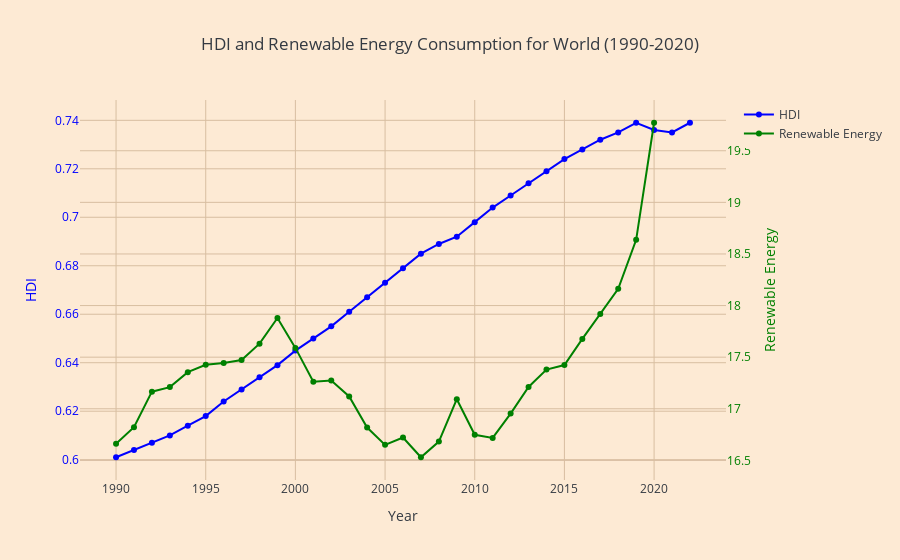

Notebook code for this chart:
### Code cell
%run hdi_renewables.ipynb

### Figure 1 — Plotly figure (JSON) as saved in the notebook; plotly's stock layout.template omitted (floating-point values rounded to 4 significant figures)
{"data": [{"line": {"color": "blue"}, "mode": "markers+lines", "name": "HDI", "type": "scatter", "x": [1990, 1991, 1992, 1993, 1994, 1995, 1996, 1997, 1998, 1999, 2000, 2001, 2002, 2003, 2004, 2005, 2006, 2007, 2008, 2009, 2010, 2011, 2012, 2013, 2014, 2015, 2016, 2017, 2018, 2019, 2020, 2021, 2022], "y": [0.601, 0.604, 0.607, 0.61, 0.614, 0.618, 0.624, 0.629, 0.634, 0.639, 0.645, 0.65, 0.655, 0.661, 0.667, 0.673, 0.679, 0.685, 0.689, 0.692, 0.698, 0.704, 0.709, 0.714, 0.719, 0.724, 0.728, 0.732, 0.735, 0.739, 0.736, 0.735, 0.739]}, {"line": {"color": "green"}, "mode": "markers+lines", "name": "Renewable Energy", "type": "scatter", "x": [1990, 1991, 1992, 1993, 1994, 1995, 1996, 1997, 1998, 1999, 2000, 2001, 2002, 2003, 2004, 2005, 2006, 2007, 2008, 2009, 2010, 2011, 2012, 2013, 2014, 2015, 2016, 2017, 2018, 2019, 2020, 2021, 2022], "y": [16.66, 16.82, 17.17, 17.21, 17.35, 17.43, 17.44, 17.47, 17.63, 17.88, 17.59, 17.26, 17.27, 17.12, 16.82, 16.65, 16.72, 16.53, 16.68, 17.09, 16.75, 16.72, 16.95, 17.21, 17.38, 17.42, 17.68, 17.92, 18.16, 18.64, 19.77, null, null], "yaxis": "y2"}], "layout": {"title": {"text": "HDI and Renewable Energy Consumption for World (1990-2020)"}, "xaxis": {"title": {"text": "Year"}}, "yaxis": {"tickfont": {"color": "blue"}, "title": {"font": {"color": "blue"}, "text": "HDI"}}, "yaxis2": {"overlaying": "y", "side": "right", "tickfont": {"color": "green"}, "title": {"font": {"color": "green"}, "text": "Renewable Energy"}}}}
